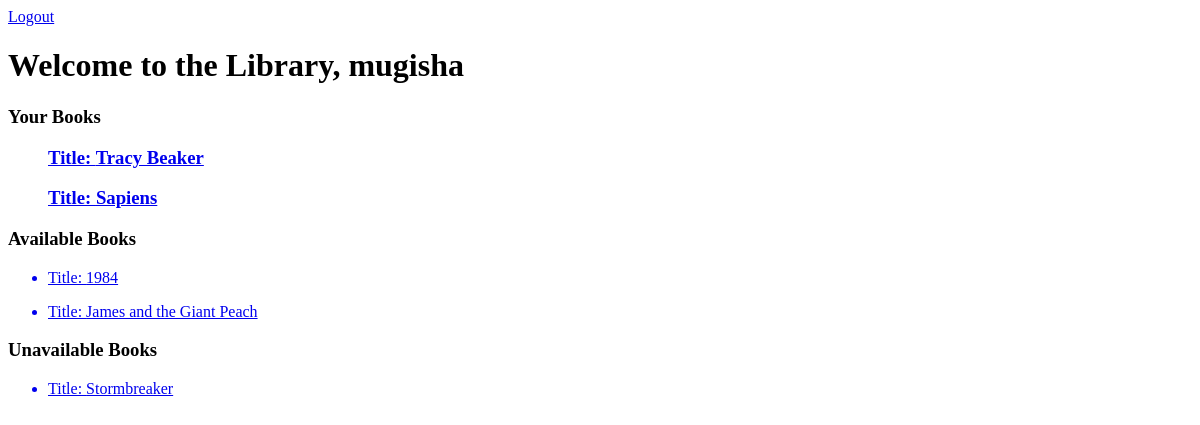
The app's page /home/ (signed in), older data.
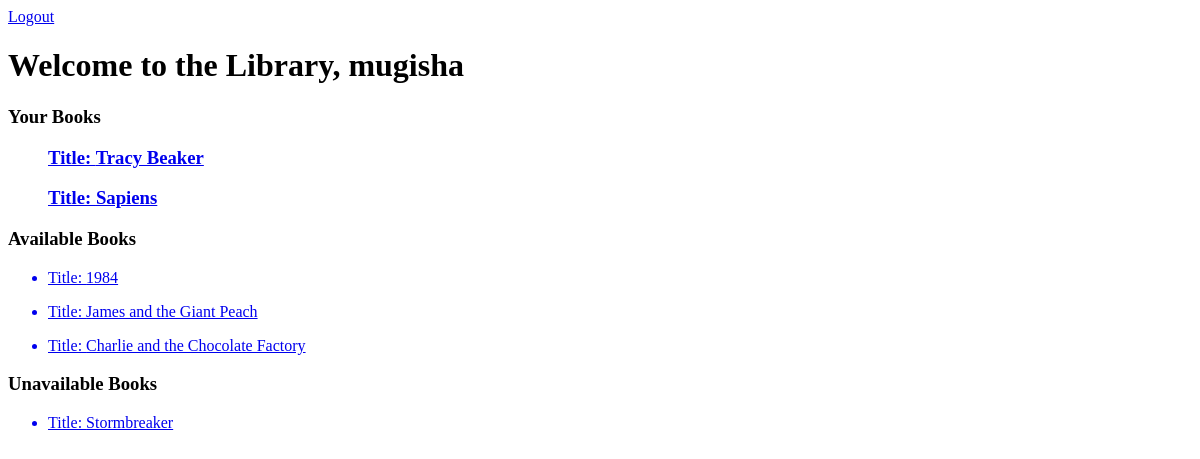
The same page, newer data.
### library_app/models.py (models this page shows, shortened)
class Book(models.Model):
    title= models.CharField(max_length=40, null=True)
    author= models.ForeignKey(Author, on_delete=models.SET_NULL, null=True)
    borrower= models.ForeignKey(User,on_delete=models.SET_NULL,null=True)

### library_app/views.py (the view)
# urls.py: path('', views.index, name='library_app.index'),
@login_required
def index(req):
    context = {'books': Books.objects.all()}
    return render(req, 'library_app/index.html', context )

### library_app/templates/library_app/index.html (shortened to what this page needs)
<!DOCTYPE html>
<html lang="en">
  <head>
  </head>
  <body>
    <nav>
      <a href="{%url 'logout'%}">Logout</a>
    </nav>
    <h1>Welcome to the Library, {{user.username}}</h1>
    <h3>Your Books</h3>
    {% for book in books %}
    {%if book.borrower == user %}
    <ul>
      <a href="{% url 'library_app.show' id=book.id %}">
        <h3>Title: {{book.title}}</h3>
      </a>
    </ul>
    {%endif%}
    {% endfor %}
    <h3>Available Books</h3>
    {% for book in books %}
    {%if book.borrower is null%}
    <ul>
      <a href="{% url 'library_app.show' id=book.id %}">
        <li>Title: {{book.title}}</li>
      </a>
    </ul>
    {%endif%}
    {% endfor %}
    <h3>Unavailable Books</h3>
    {% for book in books %}
    {%if book.borrower is not null and book.borrower != user %}
    <ul>
      <a href="{% url 'library_app.show' id=book.id %}">
        <li>Title: {{book.title}}</li>
      </a>
    </ul>
    {%endif%}
    {% endfor %}
  </body>
</html>

Row changes from the older to the newer data that the page shows:
added Book: title "Charlie and the Chocolate Factory", shown under "Available Books"
